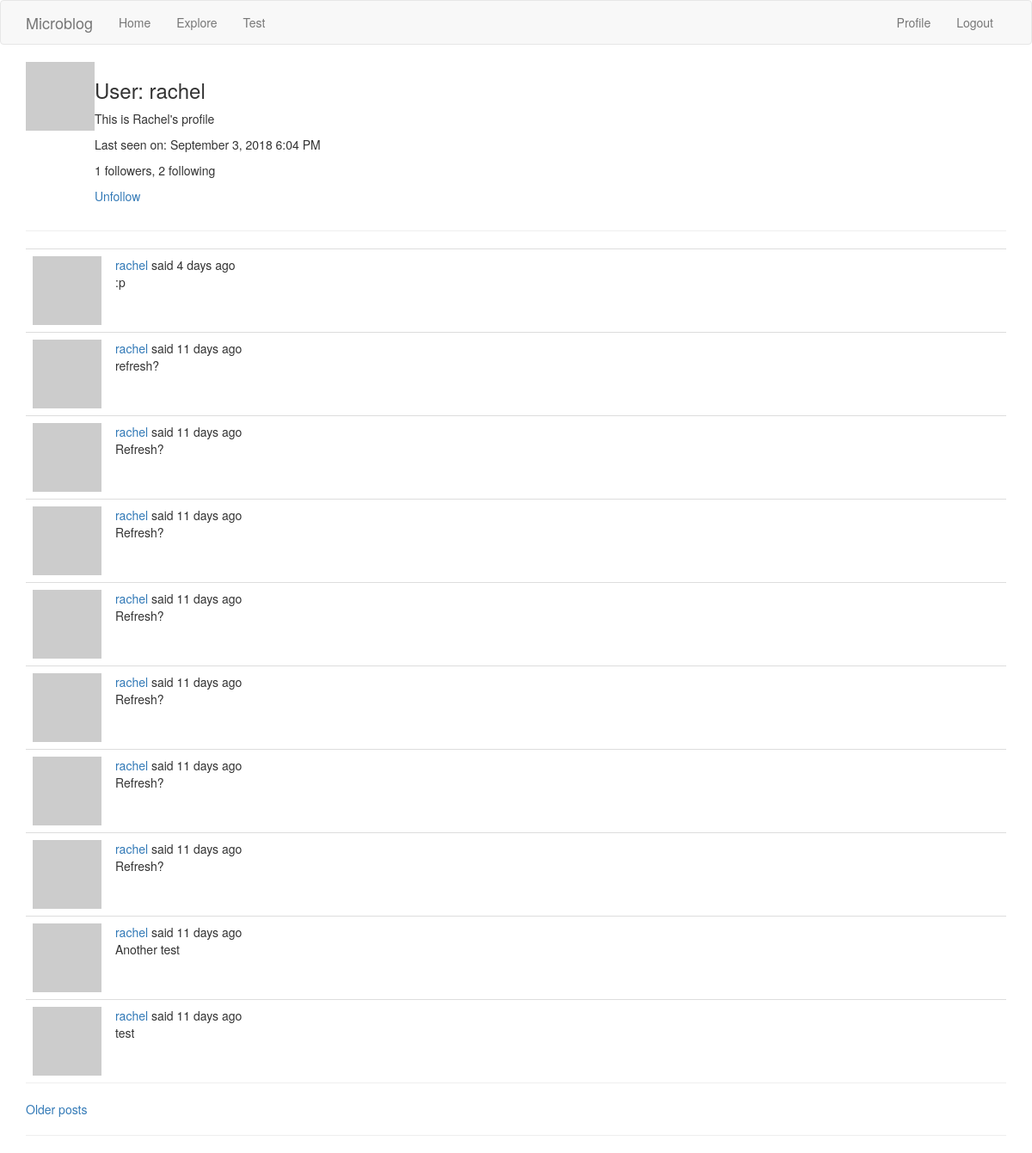
Page /user/rachel (signed in) on the committed database.
### app/models.py (models this page shows, shortened)
class User(UserMixin, db.Model):
    id = db.Column(db.Integer, primary_key=True)
    username = db.Column(db.String(64), index=True, unique=True)
    email = db.Column(db.String(120), index=True, unique=True)
    pw_hash = db.Column(db.String(128))
    about_me = db.Column(db.String(140))
    datetime_joined = db.Column(db.DateTime, default=datetime.utcnow)
    datetime_last_seen = db.Column(db.DateTime, default=datetime.utcnow)
    posts = db.relationship('Post', backref='author', lazy='dynamic')
    followed = db.relationship(
        'User', # Self-referential
        secondary=followers, # Association table defined above
        primaryjoin=(followers.c.follower_id == id), # How left-side entity is linked: User's `id` matches the `follower_id` field of the association table
        secondaryjoin=(followers.c.followed_id == id), # How the right-side entity (followed user) is linked.
        backref=db.backref('followers', lazy='dynamic'), # How this relationship will be accessed from the right-side entity (followed)
        lazy='dynamic' # `dynamic` sets up the query to not run until specifically requested
    )
    def avatar(self, size):
        digest = md5(self.email.lower().encode('utf-8')).hexdigest()
        return 'https://www.gravatar.com/avatar/{}?d=identicon&s={}'.format(digest, size)
    def is_following(self, user):
        return self.followed.filter(
            followers.c.followed_id == user.id).count() > 0

class Post(db.Model):
    id = db.Column(db.Integer, primary_key=True)
    body = db.Column(db.String(140))
    timestamp = db.Column(db.DateTime, index=True, default=datetime.utcnow)
    user_id = db.Column(db.Integer, db.ForeignKey('user.id'))
    language = db.Column(db.String(5))

### app/routes.py (the view)
@application.route('/user/<username>')
@login_required
def user(username):
    user = User.query.filter_by(username=username).first_or_404()
    page = request.args.get('page', 1, type=int)
    posts = user.posts.order_by(Post.timestamp.desc()).paginate(
        page, application.config['POSTS_PER_PAGE'], False)
    next_url = url_for('user', username=user.username, page=posts.next_num) if posts.has_next else None
    prev_url = url_for('user', username=user.username, page=posts.prev_num) if posts.has_prev else None
    return render_template('user.html', user=user, posts=posts.items, next_url=next_url, prev_url=prev_url)

### app/models.py (called while the page is built)
@login.user_loader
def load_user(id):
    return User.query.get(int(id))

### app/routes.py (called while the page is built)
@application.before_request
def before_request():
    if current_user.is_authenticated:
        current_user.datetime_last_seen = datetime.utcnow()
        db.session.commit()
    g.locale = str(get_locale())

### app/templates/user.html (shortened to what this page needs)
{% extends "base.html" %}
{% block app_content %}
  <table>
    <tr valign="top">
      <td><img src="{{ user.avatar(64) }}"></td>
      <td>
        <h3>User: {{ user.username }}</h3>
        {% if user.about_me %}<p>{{ user.about_me }}</p>{% endif %}
        {% if user.datetime_last_seen %}<p>Last seen on: {{ moment(user.datetime_last_seen).format('LLL') }}</p>{% endif %}
        <p>{{ user.followers.count() }} followers, {{ user.followed.count() }} following</p>
        {% if user == current_user %}
        <p><a href="{{ url_for('edit_profile') }}">Edit profile</a></p>
        {% elif not current_user.is_following(user) %}
        <p><a href="{{ url_for('follow', username=user.username) }}">Follow</a><p>
        {% else %}
        <p><a href="{{ url_for('unfollow', username=user.username) }}">Unfollow</a><p>
        {% endif %}
      </td>
    </tr>
  </table>
  <hr>
  {% for post in posts %}
    {% include '_post.html' %}
  {% endfor %}
  <hr style="margin-top: 0 !important;">
  {% if next_url %}<a href="{{ next_url }}">Older posts</a>{% endif %}
{% endblock %}

### app/templates/_post.html (shortened to what this page needs)
<table class="table table-hover" style="margin-bottom: 0 !important;">
  <tr>
    <td width="30px">
      <a href="{{ url_for('user', username=post.author.username) }}">
        <img src="{{ post.author.avatar(16) }}">
      </a>
    </td>
    <td>
      {{ _('%(username)s said %(when)s', username=user_link, when=moment(post.timestamp).fromNow()) }}
      <br>{{ post.body }}
    </td>
  </tr>
</table>

### rows in the picture
User: username "rachel", about_me "This is Rachel's profile", datetime_last_seen "September 3, 2018 6:04 PM"
Post: body ":p"
Post: body "refresh?"
Post: body "Refresh?"
Post: body "Refresh?"
Post: body "Refresh?"
Post: body "Refresh?"
Post: body "Refresh?"
Post: body "Refresh?"
Post: body "Another test"
Post: body "test"

### other values in the picture
{{ user.followers.count() }} "1"
{{ user.followed.count() }} "2"
